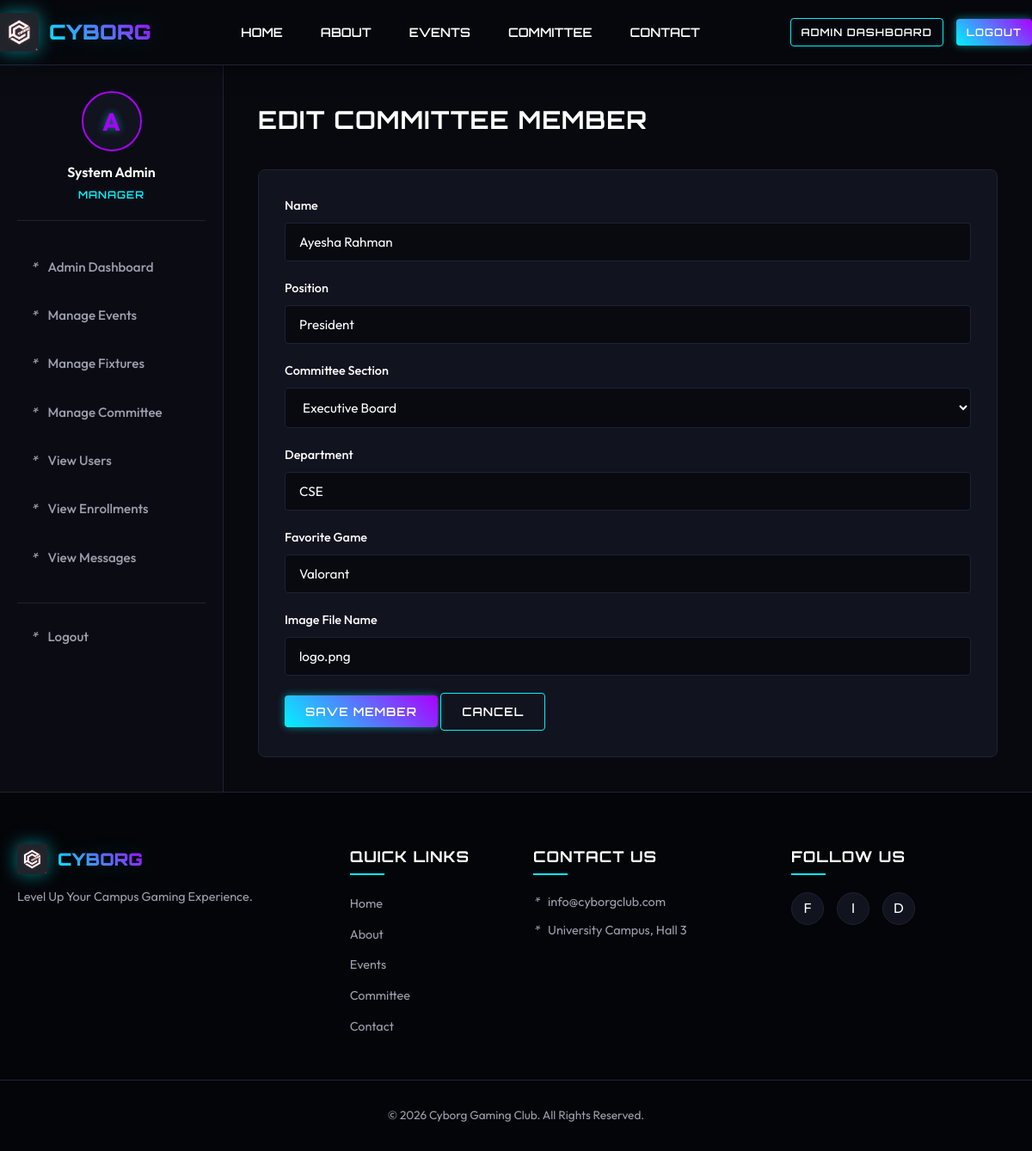
/admin/edit_committee.php?id=1 (signed in), run on the app's committed database.
### tables this page shows
CREATE TABLE committee (
    id INT AUTO_INCREMENT PRIMARY KEY,
    name VARCHAR(100) NOT NULL,
    position VARCHAR(100) NOT NULL,
    section ENUM('executive','secretariat','coordinators','additional') NOT NULL DEFAULT 'additional',
    department VARCHAR(100) NOT NULL,
    favorite_game VARCHAR(100) NOT NULL,
    image VARCHAR(255) NOT NULL DEFAULT 'logo.png'
);

### includes/helpers.php (called while the page is built, shortened)
<?php
function h($value) {
    return htmlspecialchars((string)$value, ENT_QUOTES, "UTF-8");
}
?>

### admin/committee_form.php (the view, shortened to what this page needs)
<?php $member = $member ?? ["id"=>"", "name"=>"", "position"=>"", "section"=>"additional", "department"=>"", "favorite_game"=>"", "image"=>"logo.png"]; ?>
<div class="db-panel"><form action="" method="POST">
    <div class="form-group"><label class="form-label">Name</label><input class="form-control" name="name" value="<?php echo h($member["name"]); ?>" required></div>
    <div class="form-group"><label class="form-label">Position</label><input class="form-control" name="position" value="<?php echo h($member["position"]); ?>" required></div>
    <div class="form-group">
        <label class="form-label">Committee Section</label>
        <select class="form-control" name="section" required>
            <option value="executive" <?php if (($member["section"] ?? "") === "executive") echo "selected"; ?>>Executive Board</option>
        </select>
    </div>
    <div class="form-group"><label class="form-label">Department</label><input class="form-control" name="department" value="<?php echo h($member["department"]); ?>" required></div>
    <div class="form-group"><label class="form-label">Favorite Game</label><input class="form-control" name="favorite_game" value="<?php echo h($member["favorite_game"]); ?>" required></div>
    <div class="form-group"><label class="form-label">Image File Name</label><input class="form-control" name="image" value="<?php echo h($member["image"]); ?>" required></div>
    <button class="btn btn-primary" type="submit">Save Member</button> <a class="btn btn-secondary" href="manage_committee.php">Cancel</a>
</form></div>

### assets/css/main.css (style rules this page uses)
:root { --bg-main: #07080d; --bg-card: #11131e; --bg-card-hover: #181b2b; --color-primary: #00f3ff; --color-secondary: #ab00ff; --color-text-white: #ffffff; --color-text-gray: #9d9fae; --color-text-dark: #07080d; --color-danger: #ff0055; --color-success: #00ff66; --border-color: #1e2235; --font-heading: 'Orbitron', sans-serif; --font-body: 'Outfit', sans-serif; --glow-cyan: 0 0 10px rgba(0, 243, 255, 0.5); --glow-purple: 0 0 10px rgba(171, 0, 255, 0.5); --transition-speed: 0.3s; }
* { box-sizing: border-box; margin: 0; padding: 0; }
body { background-color: var(--bg-main); color: var(--color-text-gray); font-family: var(--font-body); line-height: 1.6; overflow-x: hidden; min-height: 100vh; display: flex; flex-direction: column; }
a { color: var(--color-primary); text-decoration: none; transition: all var(--transition-speed) ease; }
.btn { display: inline-block; padding: 10px 24px; font-family: var(--font-heading); font-weight: 600; font-size: 0.85rem; text-transform: uppercase; text-align: center; border: none; border-radius: 4px; cursor: pointer; transition: all var(--transition-speed) ease; letter-spacing: 1px; }
.btn-primary { background: linear-gradient(45deg, var(--color-primary), var(--color-secondary)); color: var(--color-text-white); box-shadow: var(--glow-cyan); }
.btn-secondary { background-color: transparent; color: var(--color-text-white); border: 1px solid var(--color-primary); }
.form-group { margin-bottom: 20px; }
.form-label { display: block; color: var(--color-text-white); margin-bottom: 8px; font-size: 0.9rem; font-weight: 500; }
.form-control { width: 100%; padding: 12px 16px; background-color: rgba(7, 8, 13, 0.8); border: 1px solid var(--border-color); color: var(--color-text-white); border-radius: 4px; font-family: var(--font-body); font-size: 0.95rem; transition: all var(--transition-speed) ease; }

### css/dashboard.css (style rules this page uses)
.db-panel { background-color: var(--bg-card); border: 1px solid var(--border-color); border-radius: 8px; padding: 30px; }

### data on the page
committee: name "Ayesha Rahman", position "President", section "Executive Board", department "CSE", favorite_game "Valorant", image "logo.png"
